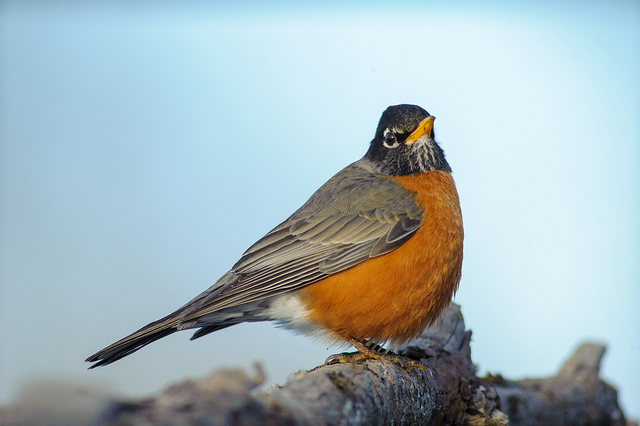
#> input picture images/bird.jpg, 640 x 426 px
$ python 0_laplacian_sobel.py --image ../images/bird.jpg   (older library calls are emulated)
#> lines starting #> are read from the running program, lines starting #| are printed output that depends on the picture
import numpy as np
import argparse
import cv2

ap = argparse.ArgumentParser()
ap.add_argument("-i", "--image", required=True, help='Path to the image')
args = vars(ap.parse_args())

image = cv2.imread(args['image'])
#> image is the input picture: shape (426, 640, 3); mean B, G, R 188.8, 183.9, 166.6
image = cv2.cvtColor(image, cv2.COLOR_BGR2GRAY)
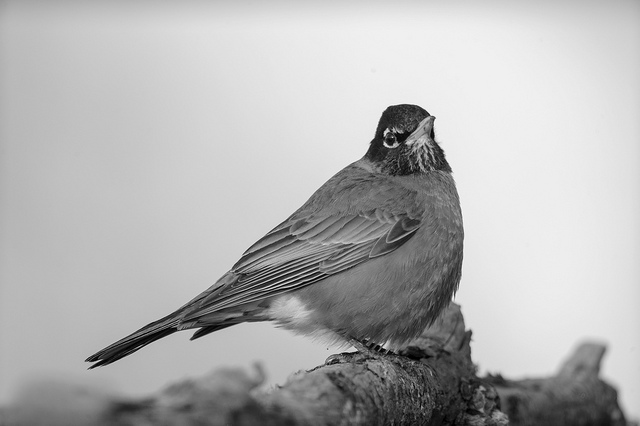
#> image: shape (426, 640); min 0, max 250, mean 179.3
cv2.imshow("Original", image)

# Laplacian technique
lap = cv2.Laplacian(image, cv2.CV_64F)
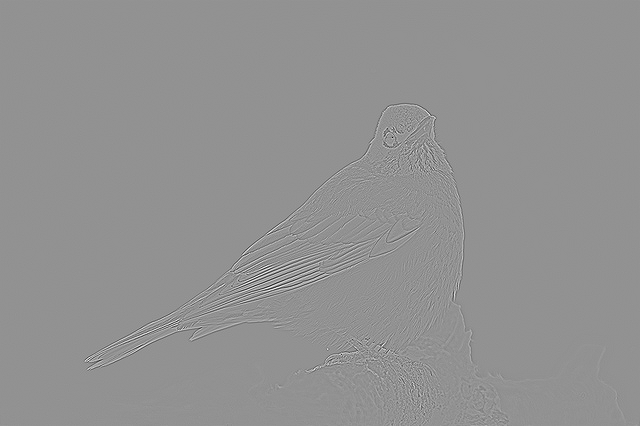
#> lap: shape (426, 640) float64; min -514, max 383, mean 0; drawn with min black and max white
lap = np.uint8(np.absolute(lap))
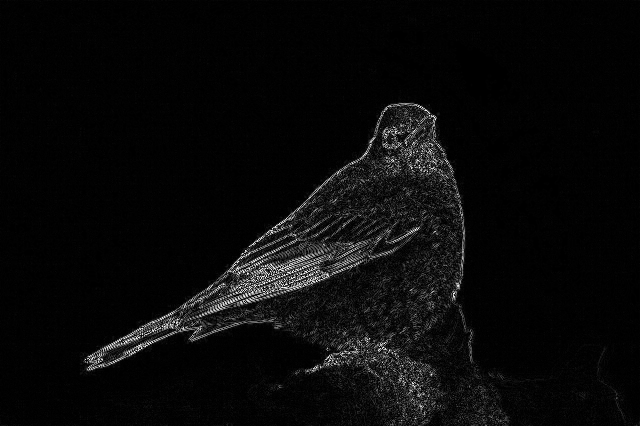
#> lap: shape (426, 640); min 0, max 255, mean 9.5
cv2.imshow("Laplacian", lap)

# Sobel
sobelX = cv2.Sobel(image, cv2.CV_64F, 1, 0)
sobelY = cv2.Sobel(image, cv2.CV_64F, 0, 1)
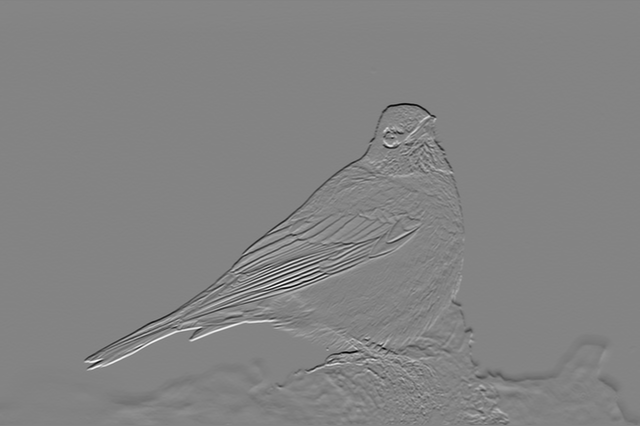
#> sobelY: shape (426, 640) float64; min -830, max 775, mean -2.4; drawn with min black and max white
sobelX = np.uint8(np.absolute(sobelX))
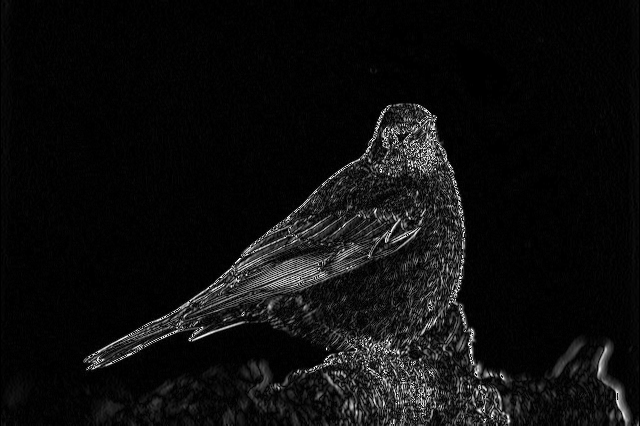
#> sobelX: shape (426, 640); min 0, max 255, mean 14.2
sobelY = np.uint8(np.absolute(sobelY))
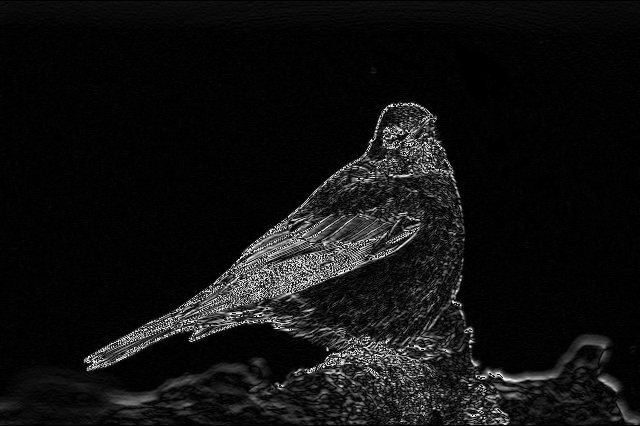
#> sobelY: shape (426, 640); min 0, max 255, mean 16.8
sobelCombined = cv2.bitwise_or(sobelX, sobelY)
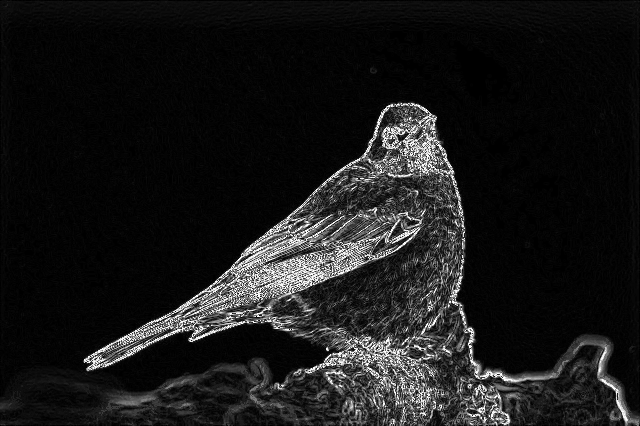
#> sobelCombined: shape (426, 640); min 0, max 255, mean 25.4
cv2.imshow("SobelX", sobelX)
cv2.imshow("SobelY", sobelY)
cv2.imshow("Sobel Combined", sobelCombined)


cv2.waitKey(0)

$ run again, on images/beach.png
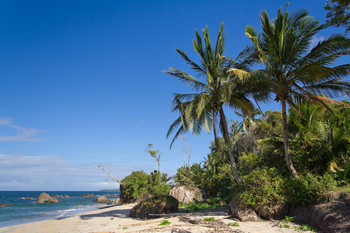
#> input picture images/beach.png, 350 x 233 px
#> image is the input picture: shape (233, 350, 3); mean B, G, R 136, 110.4, 78.6
#> image: shape (233, 350)
#> `sobelY = cv2.Sobel(image, cv2.CV_64F, 0, 1)`:
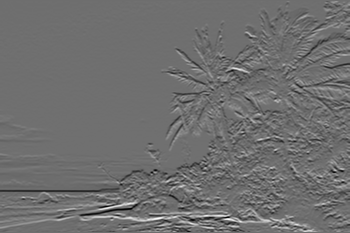
#> sobelY: shape (233, 350) float64; min -582, max 759, mean 3.5; drawn with min black and max white
#> `sobelCombined = cv2.bitwise_or(sobelX, sobelY)`:
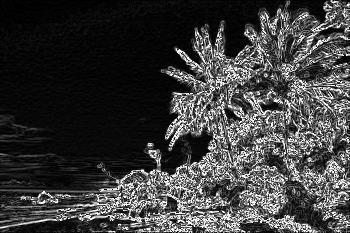
#> sobelCombined: shape (233, 350); min 0, max 255, mean 61.1
